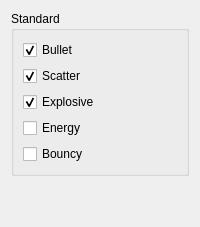
                  <widget class="QWidget" name="Ammo">
                   <attribute name="title">
                    <string>Ammo</string>
                   </attribute>
                   <layout class="QVBoxLayout" name="verticalLayout_12">
                    <item>
                     <widget class="QGroupBox" name="groupBox_24">
                      <property name="title">
                       <string>Standard</string>
                      </property>
                      <property name="flat">
                       <bool>false</bool>
                      </property>
                      <layout class="QVBoxLayout" name="verticalLayout_44">
                       <item>
                        <widget class="QCheckBox" name="checkBox_9">
                         <property name="text">
                          <string>Bullet</string>
                         </property>
                         <property name="checked">
                          <bool>true</bool>
                         </property>
                        </widget>
                       </item>
                       <item>
                        <widget class="QCheckBox" name="checkBox_10">
                         <property name="text">
                          <string>Scatter</string>
                         </property>
                         <property name="checked">
                          <bool>true</bool>
                         </property>
                        </widget>
                       </item>
                       <item>
                        <widget class="QCheckBox" name="checkBox_11">
                         <property name="text">
                          <string>Explosive</string>
                         </property>
                         <property name="checked">
                          <bool>true</bool>
                         </property>
                        </widget>
                       </item>
                       <item>
                        <widget class="QCheckBox" name="checkBox_13">
                         <property name="text">
                          <string>Energy</string>
                         </property>
                         <property name="checked">
                          <bool>false</bool>
                         </property>
                        </widget>
                       </item>
                       <item>
                        <widget class="QCheckBox" name="checkBox_12">
                         <property name="text">
                          <string>Bouncy</string>
                         </property>
                        </widget>
                       </item>
                      </layout>
                     </widget>
                    </item>
                    <item>
                     <spacer name="verticalSpacer_6">
                      <property name="orientation">
                       <enum>Qt::Vertical</enum>
                      </property>
                      <property name="sizeHint" stdset="0">
                       <size>
                        <width>20</width>
                        <height>40</height>
                       </size>
                      </property>
                     </spacer>
                    </item>
                   </layout>
                  </widget>
